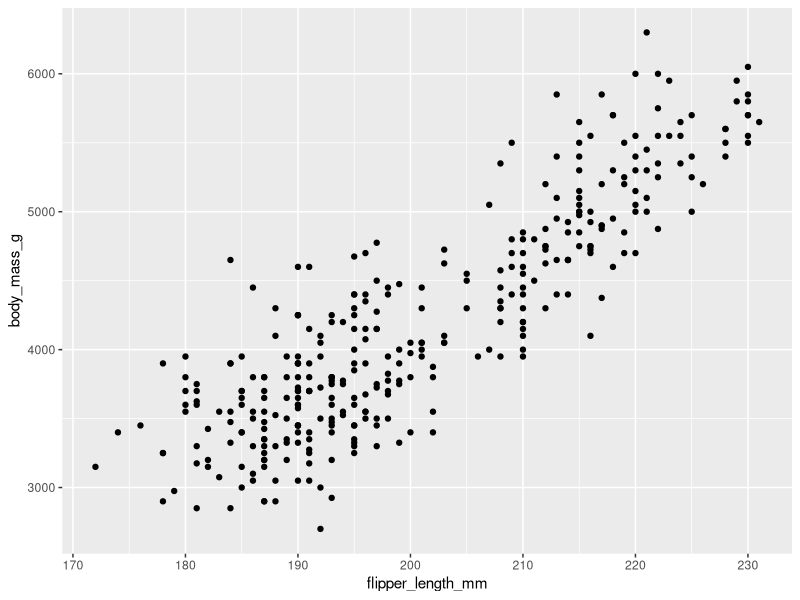
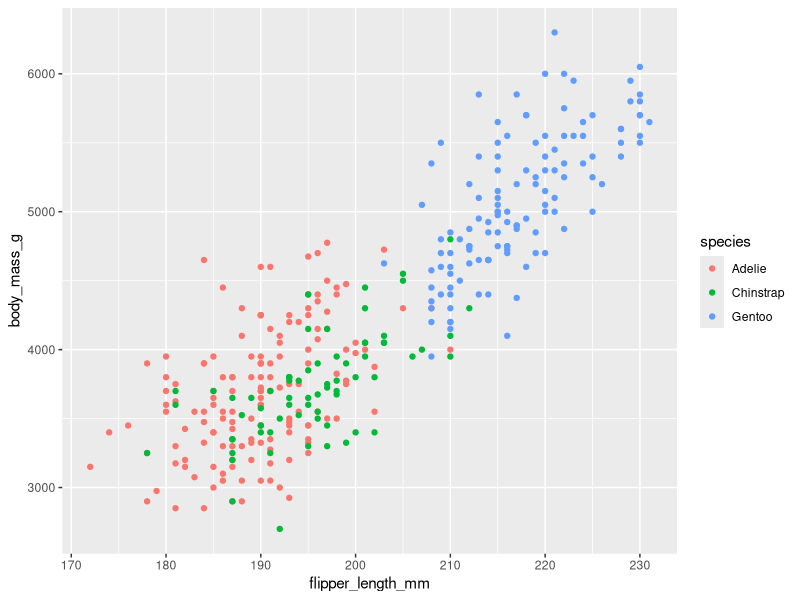
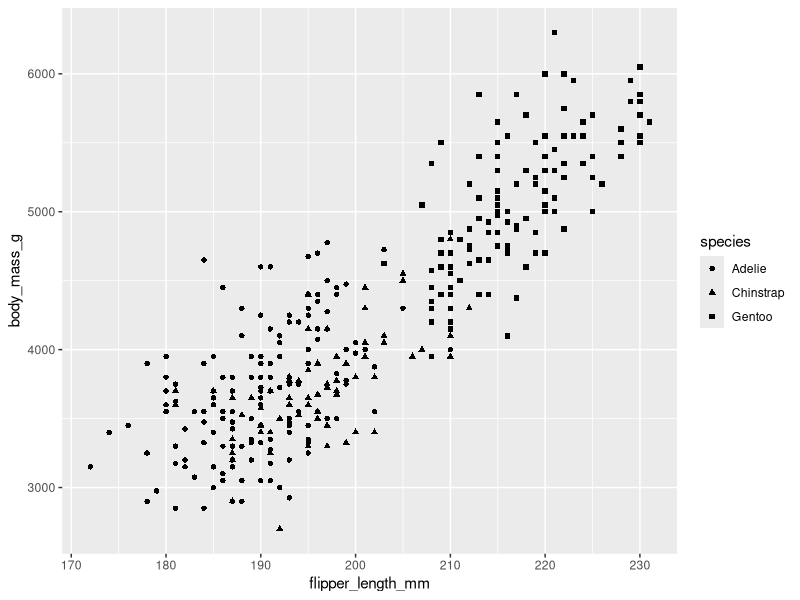
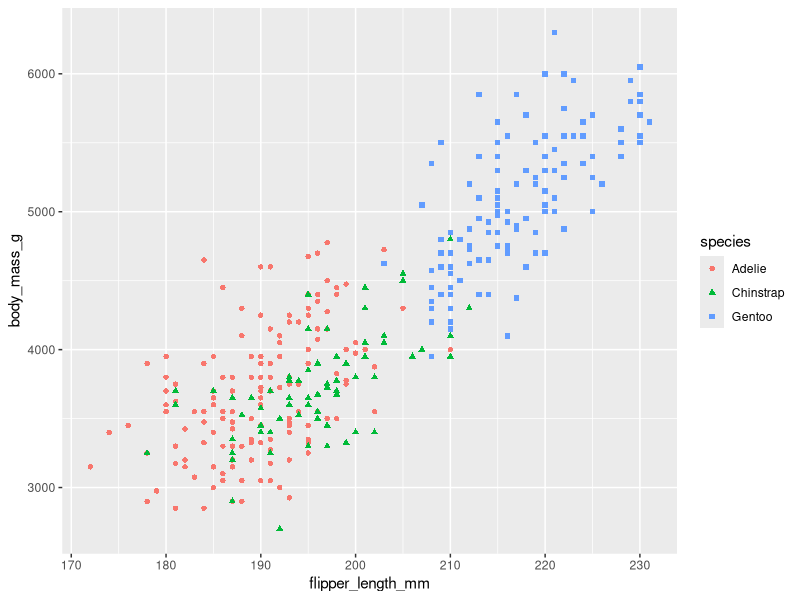
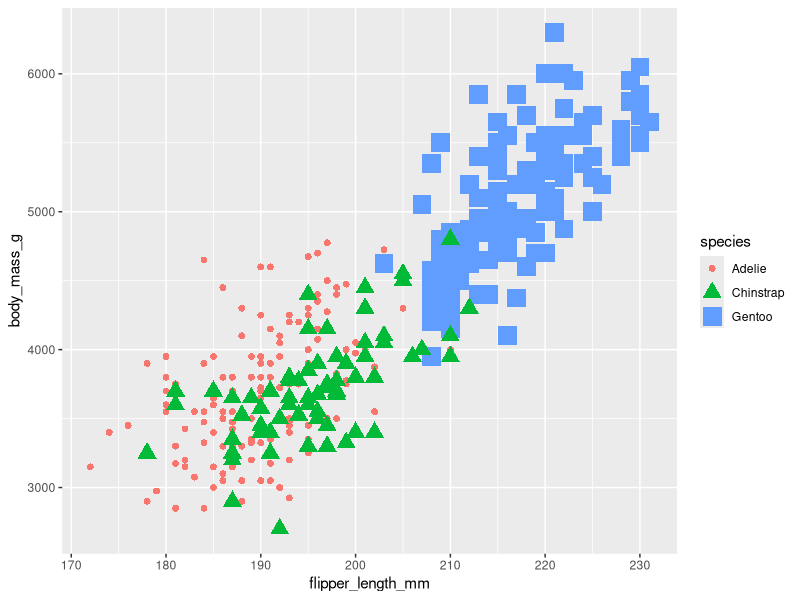
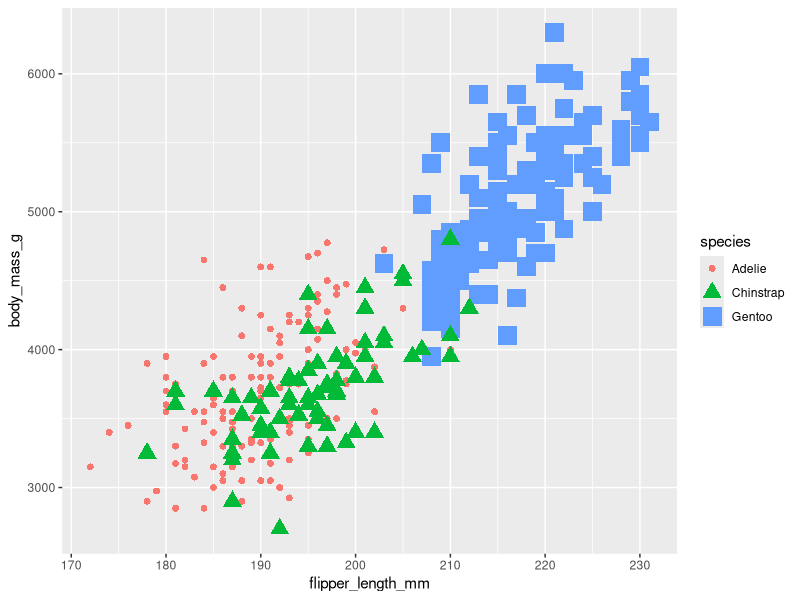
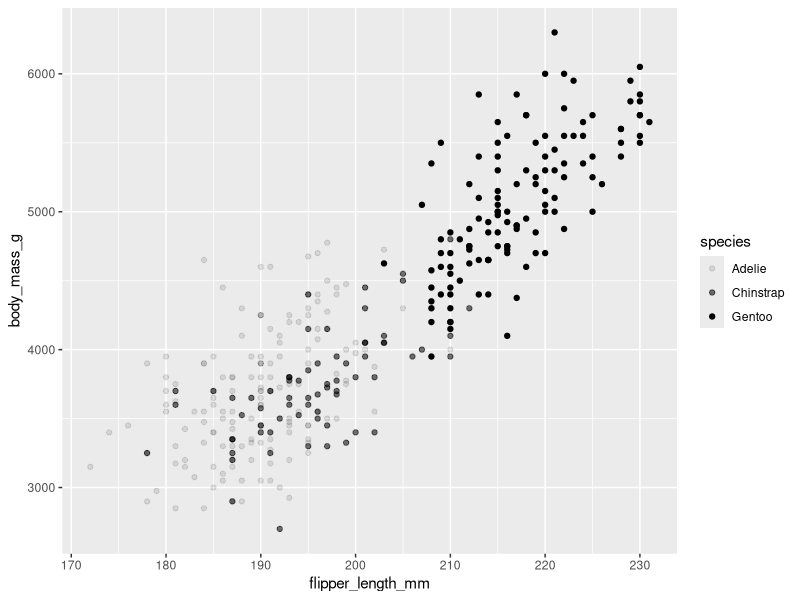
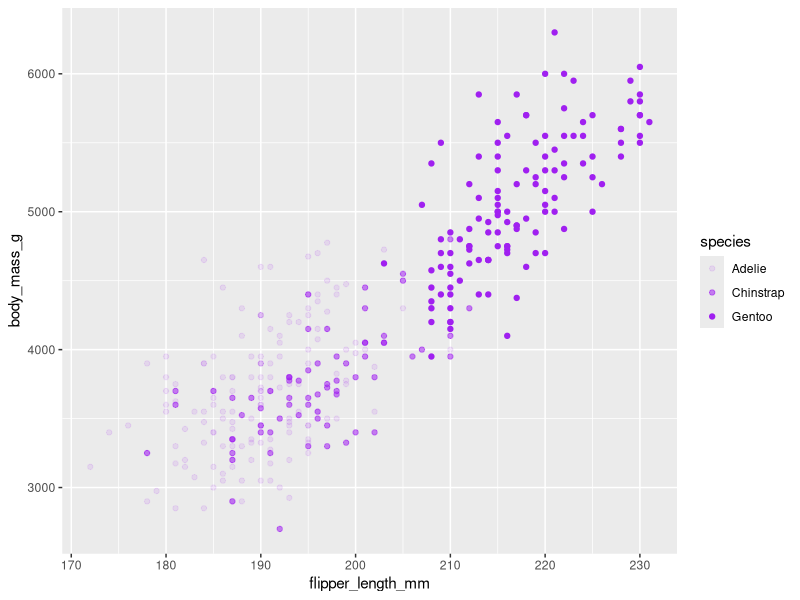

These figures' R source, in order:
#install.packages("ggplot2")
#install.packages("palmerpenguins")

library(ggplot2)
library(palmerpenguins)

data("penguins")
View(penguins)

# basic
ggplot(data = penguins) +
  geom_point(
    mapping = aes(x = flipper_length_mm,  y = body_mass_g)) 

# Limitations: data points do not refer to each of the three penguin species
# -> add color mapping in aes()
ggplot(data = penguins) +
  geom_point(
    mapping = aes(x = flipper_length_mm,  y = body_mass_g, color = species)) 

# -> use shape to highlight each species
ggplot(data = penguins) +
  geom_point(
    mapping = aes(x = flipper_length_mm,  y = body_mass_g, shape = species)) 

# map both color and shape
ggplot(data = penguins) +
  geom_point(mapping = aes(
    x = flipper_length_mm,
    y = body_mass_g,
    shape = species,
    color = species
  )) 

# add size 
ggplot(data = penguins) +
  geom_point(mapping = aes(
    x = flipper_length_mm,
    y = body_mass_g,
    shape = species,
    color = species,
    size = species
  )) 

## other syntax
ggplot(data = penguins) +
  geom_point(
    mapping = aes(
      x = flipper_length_mm,
      y = body_mass_g,
      shape = species,
      color = species,
      size = species
    )
  ) 

# add `alpha` mapping in aes() when getting dense plot with lots of data points
ggplot(data = penguins) +
  geom_point(
    mapping = aes(
      x = flipper_length_mm,
      y = body_mass_g,
      alpha = species
    )
  ) 

# change appearence of overall plot without regard to specific variables,
# -> write code inside geom_fn() but outside the aes() fn 

# change color of all data point: add color ='color-name'
ggplot(data = penguins) +
  geom_point(
    mapping = aes(
      x = flipper_length_mm,
      y = body_mass_g,
      alpha = species
    ), color = "purple"
  ) 




